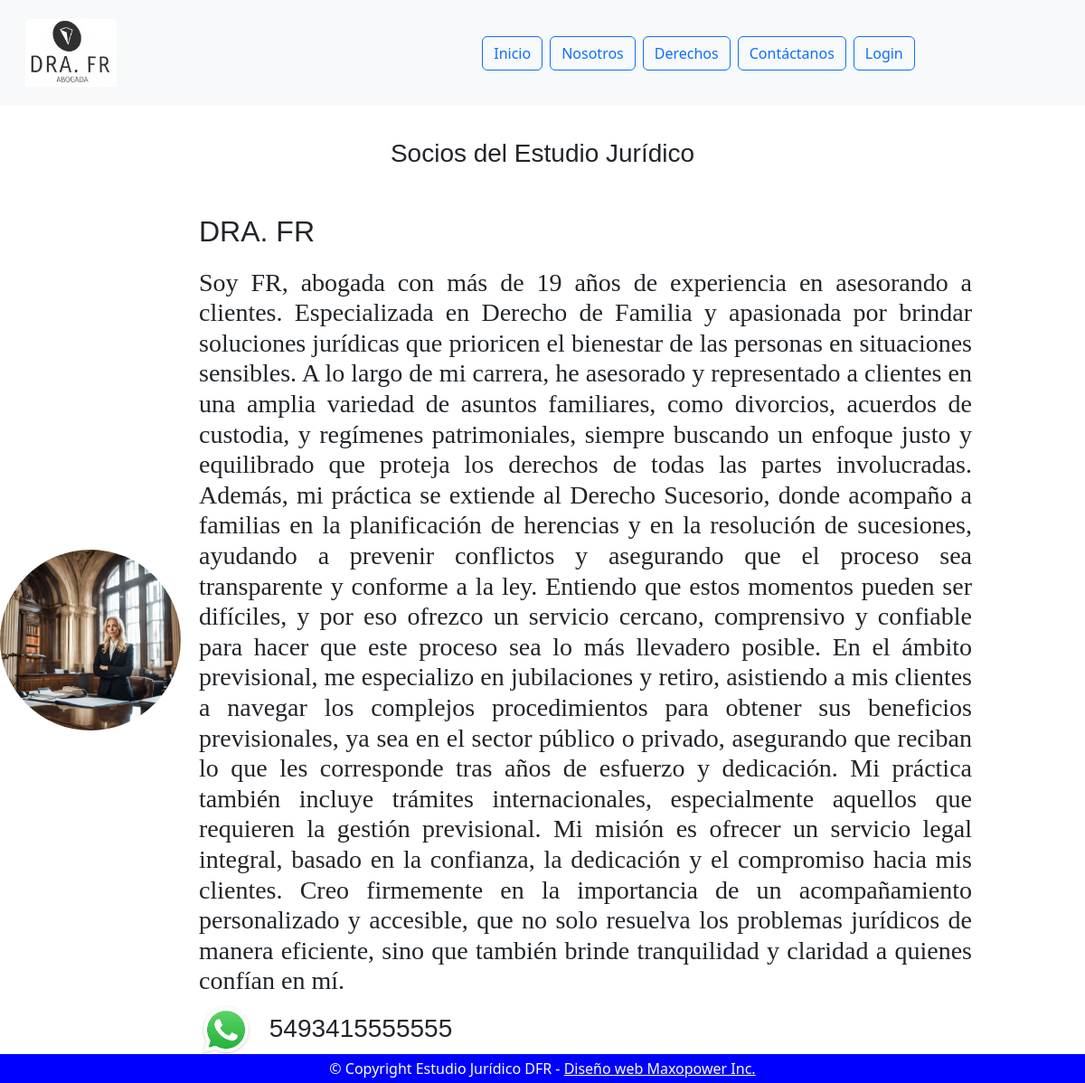
/nosotros/nosotros/, run on the app's committed database.
### nosotros/models.py (models this page shows, shortened)
class Nosotros(models.Model):
    nombre = models.CharField(max_length=30, unique=True)
    descripcion = models.TextField(null = True, blank = True)
    matricula = models.TextField(max_length=30)
    celular = models.IntegerField()
    disponible = models.BooleanField(default= True)
    class Meta:
        verbose_name = 'Nosotro'
        verbose_name_plural = 'Nosotros'

### nosotros/views.py (the view)
# urls.py: path('', views.index, name='index'),
def index(request):
    consulta = request.GET.get('q')
    if consulta:
        query = Nosotros.objects.filter(nombre__icontains=consulta)
    else:
        query = Nosotros.objects.all()
    return render(request,'nosotros/index.html', {"object_list": query})

### nosotros/templates/nosotros/index.html
{% extends 'home/base.html' %}
{% block header %}
<div style="display: flex; justify-content: center; align-items: center; height: 15vh;">
    <h3 style="margin-bottom: 15px; font-family: 'Arial', sans-serif;">Socios del Estudio Jurídico</h3>
</div>
{% endblock header %}
{% block main %}
{% load static %}
{% for object in object_list %}
    <div style="text-align: justify;">
        <div style="display: flex; align-items: center; margin-bottom: 20px;">
            <img src="{% static 'home/img/abogada.jpg' %}" alt="{{ object.nombre }}" style="width: 200px; height: 200px; border-radius: 50%; margin-right: 20px;">
            <div>
                <h2 style="margin: 0; font-family: 'Arial', sans-serif; margin-bottom: 20px;">{{ object.nombre|upper }}</h2>
                <h3 style="font-family: 'Georgia', serif; margin-right: 125px;">{{ object.descripcion }}</h3>
                <h3 style="font-family: 'Arial', sans-serif;">
                    <img src="{% static 'home/img/telefono.png' %}" alt="Teléfono" style="width: 60px; height: 60px; vertical-align: middle; margin-right: 10px;">
                        {{ object.celular }}
                </h3>
            </div>
        </div>
    </div>
{% endfor %}
{% endblock main %}

### data on the page
Nosotros: nombre "DRA. FR", descripcion "Soy FR, abogada con más de 19 años de experiencia en asesorando a clientes. Especializada en Derecho de Familia y apasionada por brindar soluciones jurídicas que prioricen el bienestar de las personas en situaciones sensibles. A lo largo de mi carrera, he asesorado y representado a clientes en una amplia variedad de asuntos familiares, como divorcios, acuerdos de custodia, y regímenes patrimoniales, siempre buscando un enfoque justo y equilibrado que proteja los derechos de todas las partes involucradas. Además, mi práctica se extiende al Derecho Sucesorio, donde acompaño a familias en la planificación de herencias y en la resolución de sucesiones, ayudando a prevenir conflictos y…", celular "5493415555555"
